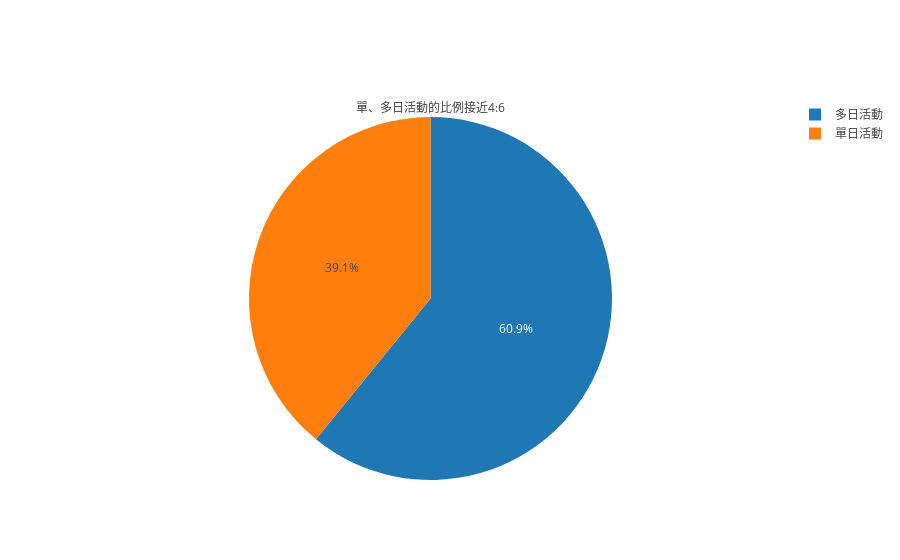

Notebook code for this chart:
### Code cell
# 先導入相關套件
import plotly.offline as py
py.init_notebook_mode(connected=True) #為了能在本地端調用
import plotly.graph_objs as go
import plotly.tools as tls
import plotly.figure_factory as ff

labels = ['多日活動' , '單日活動']
values = df.the_same_day.value_counts().values

trace = go.Pie(labels=labels, values=values , title='單、多日活動的比例接近4:6')

py.iplot([trace])

### Figure 1 — Plotly figure (JSON) as saved in the notebook; plotly's stock layout.template omitted (floating-point values rounded to 4 significant figures)
{"data": [{"labels": ["多日活動", "單日活動"], "title": {"text": "單、多日活動的比例接近4:6"}, "type": "pie", "uid": "d7d73cec-ff0c-47b0-968a-bc2c7797302b", "values": [56, 36]}], "layout": {}}
